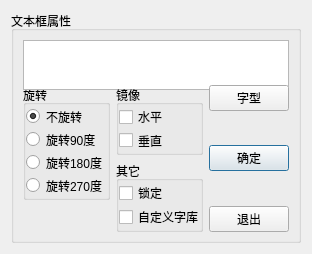
<?xml version="1.0" encoding="UTF-8"?>
<ui version="4.0">
 <class>TextSettingDialog</class>
 <widget class="QDialog" name="TextSettingDialog">
  <property name="geometry">
   <rect>
    <x>0</x>
    <y>0</y>
    <width>312</width>
    <height>254</height>
   </rect>
  </property>
  <property name="sizePolicy">
   <sizepolicy hsizetype="Fixed" vsizetype="Fixed">
    <horstretch>0</horstretch>
    <verstretch>0</verstretch>
   </sizepolicy>
  </property>
  <property name="minimumSize">
   <size>
    <width>312</width>
    <height>254</height>
   </size>
  </property>
  <property name="maximumSize">
   <size>
    <width>312</width>
    <height>254</height>
   </size>
  </property>
  <property name="windowTitle">
   <string>Dialog</string>
  </property>
  <layout class="QHBoxLayout" name="horizontalLayout_2">
   <item>
    <widget class="QGroupBox" name="groupBox">
     <property name="sizePolicy">
      <sizepolicy hsizetype="MinimumExpanding" vsizetype="MinimumExpanding">
       <horstretch>0</horstretch>
       <verstretch>0</verstretch>
      </sizepolicy>
     </property>
     <property name="title">
      <string>文本框属性</string>
     </property>
     <layout class="QGridLayout" name="gridLayout">
      <item row="1" column="0" rowspan="3">
       <widget class="QGroupBox" name="groupBox_rotate">
        <property name="title">
         <string>旋转</string>
        </property>
        <layout class="QVBoxLayout" name="verticalLayout_2">
         <property name="spacing">
          <number>0</number>
         </property>
         <property name="leftMargin">
          <number>0</number>
         </property>
         <property name="topMargin">
          <number>0</number>
         </property>
         <property name="rightMargin">
          <number>0</number>
         </property>
         <property name="bottomMargin">
          <number>0</number>
         </property>
         <item>
          <widget class="QRadioButton" name="radioButton_no_totate">
           <property name="text">
            <string>不旋转</string>
           </property>
           <property name="checked">
            <bool>true</bool>
           </property>
           <attribute name="buttonGroup">
            <string notr="true">buttonGroup</string>
           </attribute>
          </widget>
         </item>
         <item>
          <widget class="QRadioButton" name="radioButton_rotate_90">
           <property name="text">
            <string>旋转90度</string>
           </property>
           <attribute name="buttonGroup">
            <string notr="true">buttonGroup</string>
           </attribute>
          </widget>
         </item>
         <item>
          <widget class="QRadioButton" name="radioButton_rotate_180">
           <property name="text">
            <string>旋转180度</string>
           </property>
           <attribute name="buttonGroup">
            <string notr="true">buttonGroup</string>
           </attribute>
          </widget>
         </item>
         <item>
          <widget class="QRadioButton" name="radioButton_rorate_270">
           <property name="text">
            <string>旋转270度</string>
           </property>
           <attribute name="buttonGroup">
            <string notr="true">buttonGroup</string>
           </attribute>
          </widget>
         </item>
        </layout>
       </widget>
      </item>
      <item row="0" column="0" colspan="3">
       <widget class="QTextEdit" name="textEdit_text">
        <property name="sizePolicy">
         <sizepolicy hsizetype="Expanding" vsizetype="Fixed">
          <horstretch>0</horstretch>
          <verstretch>0</verstretch>
         </sizepolicy>
        </property>
        <property name="minimumSize">
         <size>
          <width>0</width>
          <height>50</height>
         </size>
        </property>
        <property name="maximumSize">
         <size>
          <width>16777215</width>
          <height>50</height>
         </size>
        </property>
       </widget>
      </item>
      <item row="2" column="2" rowspan="2">
       <widget class="QPushButton" name="pushButton_ok">
        <property name="text">
         <string>确定</string>
        </property>
       </widget>
      </item>
      <item row="3" column="1" rowspan="2">
       <widget class="QGroupBox" name="groupBox_other">
        <property name="title">
         <string>其它</string>
        </property>
        <layout class="QVBoxLayout" name="verticalLayout_3">
         <property name="spacing">
          <number>0</number>
         </property>
         <property name="leftMargin">
          <number>0</number>
         </property>
         <property name="topMargin">
          <number>0</number>
         </property>
         <property name="rightMargin">
          <number>0</number>
         </property>
         <property name="bottomMargin">
          <number>0</number>
         </property>
         <item>
          <widget class="QCheckBox" name="checkBox_lock">
           <property name="text">
            <string>锁定</string>
           </property>
          </widget>
         </item>
         <item>
          <widget class="QCheckBox" name="checkBox_diy_font">
           <property name="text">
            <string>自定义字库</string>
           </property>
          </widget>
         </item>
        </layout>
       </widget>
      </item>
      <item row="1" column="2">
       <widget class="QPushButton" name="pushButton_font">
        <property name="text">
         <string>字型</string>
        </property>
       </widget>
      </item>
      <item row="4" column="2">
       <widget class="QPushButton" name="pushButton_exit">
        <property name="text">
         <string>退出</string>
        </property>
       </widget>
      </item>
      <item row="1" column="1" rowspan="2">
       <widget class="QGroupBox" name="groupBox_mirror">
        <property name="title">
         <string>镜像</string>
        </property>
        <layout class="QVBoxLayout" name="verticalLayout">
         <property name="spacing">
          <number>0</number>
         </property>
         <property name="leftMargin">
          <number>0</number>
         </property>
         <property name="topMargin">
          <number>0</number>
         </property>
         <property name="rightMargin">
          <number>0</number>
         </property>
         <property name="bottomMargin">
          <number>0</number>
         </property>
         <item>
          <widget class="QCheckBox" name="checkBox_horizontal">
           <property name="text">
            <string>水平</string>
           </property>
          </widget>
         </item>
         <item>
          <widget class="QCheckBox" name="checkBox_vertical">
           <property name="text">
            <string>垂直</string>
           </property>
          </widget>
         </item>
        </layout>
       </widget>
      </item>
     </layout>
    </widget>
   </item>
  </layout>
 </widget>
 <resources/>
 <connections/>
 <buttongroups>
  <buttongroup name="buttonGroup"/>
 </buttongroups>
</ui>
